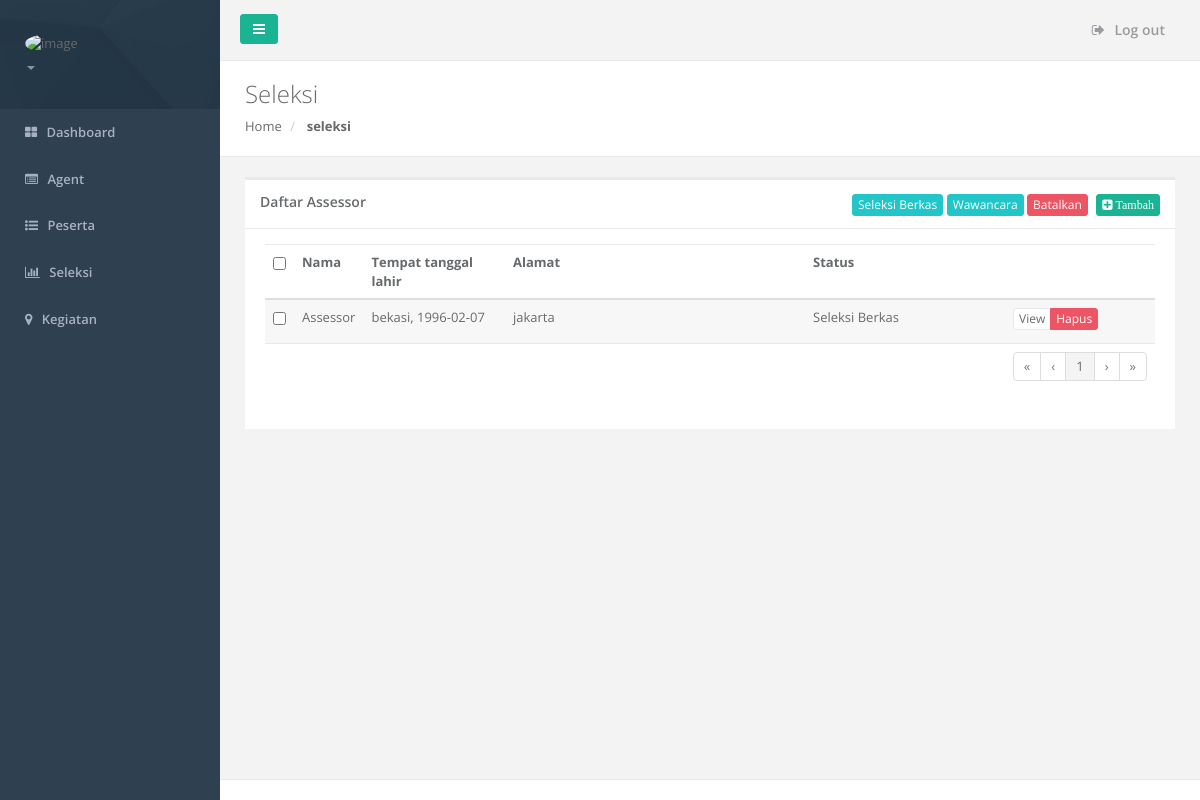
The app's page /SiteManager/seleksi.php with its own data.
### tables this page shows
CREATE TABLE IF NOT EXISTS `tbl_assessor` (
  `kode_assessor` varchar(50) NOT NULL,
  `nama_depan` varchar(50) NOT NULL,
  `nama_belakang` varchar(50) DEFAULT NULL,
  `jenis_kelamin` varchar(10) NOT NULL,
  `tempat_lahir` varchar(50) DEFAULT NULL,
  `tgl_lahir` date NOT NULL,
  `pekerjaan` varchar(50) DEFAULT NULL,
  `alamat` varchar(255) NOT NULL,
  `kode_provinsi` varchar(50) DEFAULT NULL,
  `kode_kabupaten` varchar(50) DEFAULT NULL,
  `kode_kecamatan` varchar(50) DEFAULT NULL,
  `telp` varchar(50) DEFAULT NULL,
  `email` varchar(50) DEFAULT NULL,
  `foto` varchar(100) DEFAULT NULL,
  `user_id` varchar(50) DEFAULT NULL,
  `status` varchar(50) NOT NULL,
  PRIMARY KEY (`kode_assessor`)
);

### SiteManager/seleksi.php (the view, shortened to what this page needs)
<?php
    include('../koneksi.php');
    $kode_lokasi = $_GET['kode'];
    $query = mysqli_query($conn,"SELECT * FROM tbl_assessor");
?>
<!DOCTYPE html>
<html>
<head>
    <link href="../css/bootstrap.min.css" rel="stylesheet" />
    <link href="../font-awesome/css/font-awesome.css" rel="stylesheet" />
    <link href="../css/plugins/awesome-bootstrap-checkbox/awesome-bootstrap-checkbox.css" rel="stylesheet" />
    <link href="../css/plugins/footable/footable.core.css" rel="stylesheet" />
    <link href="../css/animate.css" rel="stylesheet" />
    <link href="../css/style.css" rel="stylesheet" />
    <link href="../css/plugins/sweetalert/sweetalert.css" rel="stylesheet" />
</head>
<body>
    <?php
        include 'b.php';
    ?>
            <div class="row wrapper border-bottom white-bg page-heading">
                <div class="col-lg-10">
                <h2>Seleksi</h2>
                <ol class="breadcrumb">
                    <li>
                        <a href="dashboard.php?kode=<?php echo $kode_lokasi ?>">Home</a>
                    </li>
                    <li class="active">
                        <strong>seleksi</strong>
                    </li>
                </ol>
                </div>
            </div>
        <div class="wrapper wrapper-content animated fadeInRight">
            <div class="row">
                <div class="col-lg-12">
                    <div class="ibox float-e-margins">
                        <div class="ibox-title">
                            <h5>Daftar Assessor</h5>
                            <div class="ibox-tools">
                                <button class="btn btn-info btn-xs" name="btn_berkas" id="btn_berkas">Seleksi Berkas</button>
                                <button class="btn btn-info btn-xs" name="btn_wawancara" id="btn_wawancara">Wawancara</button>
                                <button class="btn btn-danger btn-xs" name="btn_batal" id="btn_batal">Batalkan</button>
                                <a href="tambah_assessor.php" class="btn btn-primary btn-xs"><i class="fa fa-plus-square"> Tambah</i></a>
                            </div>
                        </div>
                        <div class="ibox-content">
                            <table class="footable table table-stripped" data-page-size="10" id="table">
                                <tr>
                                    <td><div class="i-checks"><input type="checkbox" value="" id="checkAll" name="checkAll"/></div></td>
                                    <td><b>Nama</b></td>
                                    <td><b>Tempat tanggal lahir</b></td>
                                    <td width="300px"><b>Alamat</b></td>
                                    <td width="200px"><b>Status</b></td>
                                    <td width="150px"></td>
                                </tr>
                                <tbody>
                                    <?php
                                      while ($row = mysqli_fetch_array($query)) {
                                        $kode = array();
                                        $kode['kode_assessor']=$row['kode_assessor'];
                                        echo "<tr>";
                                        echo "<td>"."<input id=Checkbox1 type=checkbox value='".$kode['kode_assessor']."' />"."</td>";
                                        echo "<td>".$row['nama_depan'].' '.$row['nama_belakang']."</td>";
                                        echo "<td>".$row['tempat_lahir'].', '.$row['tgl_lahir']."</td>";
                                        echo "<td>".$row['alamat']."</td>";
                                        echo "<td>".$row['status']."</td>";
                                        echo "<td>".
                                            "<div class='btn-group'>
                                                <a href='profile_assessor.php?id=".$kode['kode_assessor']."' class='btn btn-white btn-xs'>View</a>
                                                <button class='btn btn-danger btn-xs btn-del' name='hapus' value='".$kode['kode_assessor']."'>Hapus</button>
                                            </div>"
                                            ."</td>";
                                        echo "</tr>";
                                      }
                                        echo "</tbody>";
                                        echo "<tfoot>";
                                        echo "<tr>";
                                        echo "<td colspan='6'><ul class='pagination pull-right'></ul></td>";
                                        echo "</tr>";
                                        echo "</tfoot>";
                                    ?>
                            </table>
                        </div>
                    </div>
                </div>
            </div>
        </div>
        <div class="footer">
        </div>
        </div>
</body>
</html>

### records on screen
tbl_assessor: nama_depan "Assessor", tempat_lahir "bekasi", tgl_lahir "1996-02-07", alamat "jakarta", status "Seleksi Berkas", $kode['kode_assessor'] 001 (drawn)
